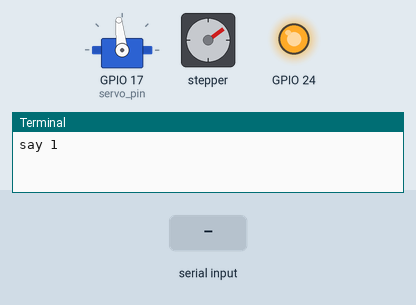
Recording of a program running on a simulated Raspberry Pi (BCM pin numbers). Shown: servo, stepper motor, output pins drawn as LEDs (lit = HIGH), the last lines printed to the terminal. Inputs (shaded band) come from the test bench. The stepper is drawn at 200 steps a turn; servo angles are drawn from the pulse width (0.5 ms = 0°, 2.5 ms = 180°); pins used as bus, display or sensor lines are not drawn.

Above: at 1.5 s.
1.6 s: "1" typed at the terminal, then Enter
At 3.2 s:
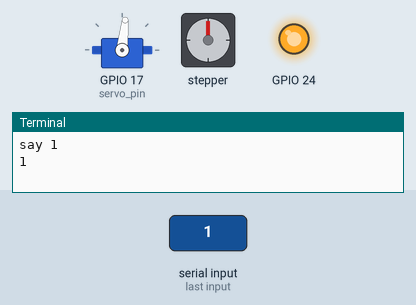
At 4.68 s:
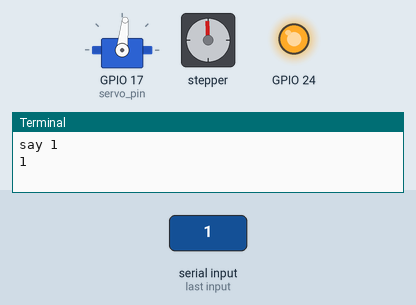
Timing chart, 0 to 13.6 s (numbered marks = the images above; inputs shaded):
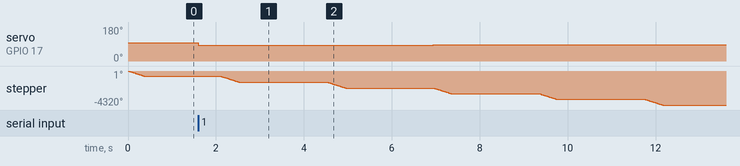

The program:

swiper.py
```python
import RPi.GPIO as GPIO
import time

def angle_to_duty_cycle(angle):
    return 2.5 + (angle/18)

def turn_stepper(steps):
    for i in range(steps*2):
        GPIO.output(step_pin,GPIO.HIGH)
        time.sleep(0.0005)
        GPIO.output(step_pin,GPIO.LOW)
        time.sleep(0.0005)

def pack_cycle(number_of_turns=11):
    #GPIO.output(dir_pin,GPIO.HIGH)
    #turn_stepper(110)
    pwm.ChangeDutyCycle(angle_to_duty_cycle(84))
    time.sleep(0.5)
    #GPIO.output(dir_pin,GPIO.LOW)
    #turn_stepper(200+90)
    turn_stepper(200+15)
    time.sleep(2)
    for i in range(number_of_turns - 1):
        if i == 1:
            pwm.ChangeDutyCycle(angle_to_duty_cycle(85))
        if i == 3:
            pwm.ChangeDutyCycle(angle_to_duty_cycle(86))
        if i == 5:
            pwm.ChangeDutyCycle(angle_to_duty_cycle(87))
        if i == 8:
            pwm.ChangeDutyCycle(angle_to_duty_cycle(88))
        turn_stepper(200)
        time.sleep(2)
    #GPIO.output(dir_pin,GPIO.HIGH)
    turn_stepper(185)
    pwm.ChangeDutyCycle(angle_to_duty_cycle(96))

servo_pin = 17
dir_pin = 18
step_pin = 23
#number_of_turns = 10

GPIO.setmode(GPIO.BCM)
GPIO.setup(servo_pin,GPIO.OUT)
GPIO.setup(dir_pin,GPIO.OUT)
GPIO.setup(step_pin,GPIO.OUT)
GPIO.setup(24,GPIO.OUT)

GPIO.output(24,GPIO.HIGH)
pwm = GPIO.PWM(servo_pin,50)
pwm.start(angle_to_duty_cycle(96))

#cards ready to enter
#set to 110 on startup, as a default position
#GPIO.output(dir_pin,GPIO.HIGH)
#turn_stepper(90)
GPIO.output(dir_pin,GPIO.LOW)
turn_stepper(185)

try:
    while True:
        check = input(str('say 1 '))
        if check == '1':
            pack_cycle()
except KeyboardInterrupt:
	GPIO.output(dir_pin,GPIO.LOW)
	#turn_stepper(110)
	turn_stepper(15)
	time.sleep(1)
	pwm.ChangeDutyCycle(angle_to_duty_cycle(95))
	GPIO.cleanup()
```

Measured:
- after the input at 1.6 s, servo on GPIO 17 (servo_pin): 96° → 84° at once, → 85° 5.3 s later, → 86° 4.8 s later; stepper: turns 774° counter-clockwise in 0.44 s, then 720° counter-clockwise in 0.42 s, then 720° counter-clockwise in 0.42 s, then 720° counter-clockwise in 0.42 s, and so on
- by itself, stepper: turns 666° counter-clockwise in 0.38 s
